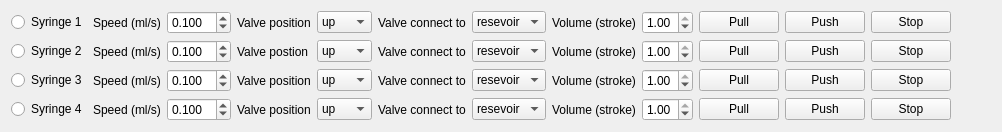
         <widget class="QWidget" name="tab_6">
          <attribute name="title">
           <string>Single_mode</string>
          </attribute>
          <layout class="QHBoxLayout" name="horizontalLayout_10">
           <item>
            <layout class="QGridLayout" name="gridLayout_2">
             <item row="3" column="6">
              <widget class="QComboBox" name="comboBox_valve_connection_4">
               <item>
                <property name="text">
                 <string>resevoir</string>
                </property>
               </item>
               <item>
                <property name="text">
                 <string>waste</string>
                </property>
               </item>
               <item>
                <property name="text">
                 <string>cell</string>
                </property>
               </item>
              </widget>
             </item>
             <item row="2" column="5">
              <widget class="QLabel" name="label_24">
               <property name="sizePolicy">
                <sizepolicy hsizetype="Fixed" vsizetype="Preferred">
                 <horstretch>0</horstretch>
                 <verstretch>0</verstretch>
                </sizepolicy>
               </property>
               <property name="text">
                <string>Valve connect to</string>
               </property>
              </widget>
             </item>
             <item row="2" column="6">
              <widget class="QComboBox" name="comboBox_valve_connection_3">
               <item>
                <property name="text">
                 <string>resevoir</string>
                </property>
               </item>
               <item>
                <property name="text">
                 <string>waste</string>
                </property>
               </item>
               <item>
                <property name="text">
                 <string>cell</string>
                </property>
               </item>
              </widget>
             </item>
             <item row="0" column="10">
              <widget class="QPushButton" name="pushButton_dispense_syringe_1">
               <property name="text">
                <string>Push</string>
               </property>
              </widget>
             </item>
             <item row="0" column="2">
              <widget class="QDoubleSpinBox" name="doubleSpinBox_speed_normal_mode_1">
               <property name="decimals">
                <number>3</number>
               </property>
               <property name="value">
                <double>0.100000000000000</double>
               </property>
              </widget>
             </item>
             <item row="0" column="8">
              <widget class="QDoubleSpinBox" name="doubleSpinBox_stroke_factor_1">
               <property name="maximum">
                <double>1.000000000000000</double>
               </property>
               <property name="singleStep">
                <double>0.100000000000000</double>
               </property>
               <property name="value">
                <double>1.000000000000000</double>
               </property>
              </widget>
             </item>
             <item row="3" column="10">
              <widget class="QPushButton" name="pushButton_dispense_syringe_4">
               <property name="text">
                <string>Push</string>
               </property>
              </widget>
             </item>
             <item row="2" column="9">
              <widget class="QPushButton" name="pushButton_fill_syringe_3">
               <property name="text">
                <string>Pull</string>
               </property>
              </widget>
             </item>
             <item row="0" column="7">
              <widget class="QLabel" name="label_22">
               <property name="text">
                <string>Volume (stroke)</string>
               </property>
              </widget>
             </item>
             <item row="1" column="7">
              <widget class="QLabel" name="label_35">
               <property name="text">
                <string>Volume (stroke)</string>
               </property>
              </widget>
             </item>
             <item row="1" column="0">
              <widget class="QRadioButton" name="radioButton_syringe_2">
               <property name="text">
                <string>Syringe 2</string>
               </property>
              </widget>
             </item>
             <item row="2" column="4">
              <widget class="QComboBox" name="comboBox_valve_port_3">
               <item>
                <property name="text">
                 <string>up</string>
                </property>
               </item>
               <item>
                <property name="text">
                 <string>left</string>
                </property>
               </item>
               <item>
                <property name="text">
                 <string>right</string>
                </property>
               </item>
              </widget>
             </item>
             <item row="2" column="1">
              <widget class="QLabel" name="label_36">
               <property name="sizePolicy">
                <sizepolicy hsizetype="Fixed" vsizetype="Preferred">
                 <horstretch>0</horstretch>
                 <verstretch>0</verstretch>
                </sizepolicy>
               </property>
               <property name="text">
                <string>Speed (ml/s)</string>
               </property>
              </widget>
             </item>
             <item row="3" column="8">
              <widget class="QDoubleSpinBox" name="doubleSpinBox_stroke_factor_4">
               <property name="maximum">
                <double>1.000000000000000</double>
               </property>
               <property name="singleStep">
                <double>0.100000000000000</double>
               </property>
               <property name="value">
                <double>1.000000000000000</double>
               </property>
              </widget>
             </item>
             <item row="3" column="1">
              <widget class="QLabel" name="label_37">
               <property name="sizePolicy">
                <sizepolicy hsizetype="Fixed" vsizetype="Preferred">
                 <horstretch>0</horstretch>
                 <verstretch>0</verstretch>
                </sizepolicy>
               </property>
               <property name="text">
                <string>Speed (ml/s)</string>
               </property>
              </widget>
             </item>
             <item row="2" column="3">
              <widget class="QLabel" name="label_38">
               <property name="sizePolicy">
                <sizepolicy hsizetype="Fixed" vsizetype="Preferred">
                 <horstretch>0</horstretch>
                 <verstretch>0</verstretch>
                </sizepolicy>
               </property>
               <property name="text">
                <string>Valve position</string>
               </property>
              </widget>
             </item>
             <item row="3" column="9">
              <widget class="QPushButton" name="pushButton_fill_syringe_4">
               <property name="text">
                <string>Pull</string>
               </property>
              </widget>
             </item>
             <item row="0" column="5">
              <widget class="QLabel" name="label_20">
               <property name="sizePolicy">
                <sizepolicy hsizetype="Fixed" vsizetype="Preferred">
                 <horstretch>0</horstretch>
                 <verstretch>0</verstretch>
                </sizepolicy>
               </property>
               <property name="text">
                <string>Valve connect to</string>
               </property>
              </widget>
             </item>
             <item row="3" column="7">
              <widget class="QLabel" name="label_41">
               <property name="text">
                <string>Volume (stroke)</string>
               </property>
              </widget>
             </item>
             <item row="2" column="2">
              <widget class="QDoubleSpinBox" name="doubleSpinBox_speed_normal_mode_3">
               <property name="decimals">
                <number>3</number>
               </property>
               <property name="value">
                <double>0.100000000000000</double>
               </property>
              </widget>
             </item>
             <item row="2" column="7">
              <widget class="QLabel" name="label_40">
               <property name="text">
                <string>Volume (stroke)</string>
               </property>
              </widget>
             </item>
             <item row="1" column="1">
              <widget class="QLabel" name="label_27">
               <property name="sizePolicy">
                <sizepolicy hsizetype="Fixed" vsizetype="Preferred">
                 <horstretch>0</horstretch>
                 <verstretch>0</verstretch>
                </sizepolicy>
               </property>
               <property name="text">
                <string>Speed (ml/s)</string>
               </property>
              </widget>
             </item>
             <item row="1" column="9">
              <widget class="QPushButton" name="pushButton_fill_syringe_2">
               <property name="text">
                <string>Pull</string>
               </property>
              </widget>
             </item>
             <item row="3" column="2">
              <widget class="QDoubleSpinBox" name="doubleSpinBox_speed_normal_mode_4">
               <property name="decimals">
                <number>3</number>
               </property>
               <property name="value">
                <double>0.100000000000000</double>
               </property>
              </widget>
             </item>
             <item row="1" column="2">
              <widget class="QDoubleSpinBox" name="doubleSpinBox_speed_normal_mode_2">
               <property name="decimals">
                <number>3</number>
               </property>
               <property name="value">
                <double>0.100000000000000</double>
               </property>
              </widget>
             </item>
             <item row="1" column="6">
              <widget class="QComboBox" name="comboBox_valve_connection_2">
               <item>
                <property name="text">
                 <string>resevoir</string>
                </property>
               </item>
               <item>
                <property name="text">
                 <string>waste</string>
                </property>
               </item>
               <item>
                <property name="text">
                 <string>cell</string>
                </property>
               </item>
              </widget>
             </item>
             <item row="1" column="5">
              <widget class="QLabel" name="label_23">
               <property name="sizePolicy">
                <sizepolicy hsizetype="Fixed" vsizetype="Preferred">
                 <horstretch>0</horstretch>
                 <verstretch>0</verstretch>
                </sizepolicy>
               </property>
               <property name="text">
                <string>Valve connect to</string>
               </property>
              </widget>
             </item>
             <item row="3" column="5">
              <widget class="QLabel" name="label_34">
               <property name="sizePolicy">
                <sizepolicy hsizetype="Fixed" vsizetype="Preferred">
                 <horstretch>0</horstretch>
                 <verstretch>0</verstretch>
                </sizepolicy>
               </property>
               <property name="text">
                <string>Valve connect to</string>
               </property>
              </widget>
             </item>
             <item row="0" column="6">
              <widget class="QComboBox" name="comboBox_valve_connection_1">
               <item>
                <property name="text">
                 <string>resevoir</string>
                </property>
               </item>
               <item>
                <property name="text">
                 <string>waste</string>
                </property>
               </item>
               <item>
                <property name="text">
                 <string>cell</string>
                </property>
               </item>
              </widget>
             </item>
             <item row="1" column="3">
              <widget class="QLabel" name="label_32">
               <property name="sizePolicy">
                <sizepolicy hsizetype="Fixed" vsizetype="Preferred">
                 <horstretch>0</horstretch>
                 <verstretch>0</verstretch>
                </sizepolicy>
               </property>
               <property name="text">
                <string>Valve postion</string>
               </property>
              </widget>
             </item>
             <item row="0" column="3">
              <widget class="QLabel" name="label_18">
               <property name="sizePolicy">
                <sizepolicy hsizetype="Fixed" vsizetype="Preferred">
                 <horstretch>0</horstretch>
                 <verstretch>0</verstretch>
                </sizepolicy>
               </property>
               <property name="text">
                <string>Valve position</string>
               </property>
              </widget>
             </item>
             <item row="1" column="10">
              <widget class="QPushButton" name="pushButton_dispense_syringe_2">
               <property name="text">
                <string>Push</string>
               </property>
              </widget>
             </item>
             <item row="0" column="4">
              <widget class="QComboBox" name="comboBox_valve_port_1">
               <item>
                <property name="text">
                 <string>up</string>
                </property>
               </item>
               <item>
                <property name="text">
                 <string>left</string>
                </property>
               </item>
               <item>
                <property name="text">
                 <string>right</string>
                </property>
               </item>
              </widget>
             </item>
             <item row="0" column="1">
              <widget class="QLabel" name="label_19">
               <property name="sizePolicy">
                <sizepolicy hsizetype="Fixed" vsizetype="Preferred">
                 <horstretch>0</horstretch>
                 <verstretch>0</verstretch>
                </sizepolicy>
               </property>
               <property name="text">
                <string>Speed (ml/s)</string>
               </property>
              </widget>
             </item>
             <item row="3" column="3">
              <widget class="QLabel" name="label_39">
               <property name="sizePolicy">
                <sizepolicy hsizetype="Fixed" vsizetype="Preferred">
                 <horstretch>0</horstretch>
                 <verstretch>0</verstretch>
                </sizepolicy>
               </property>
               <property name="text">
                <string>Valve position</string>
               </property>
              </widget>
             </item>
             <item row="3" column="4">
              <widget class="QComboBox" name="comboBox_valve_port_4">
               <item>
                <property name="text">
                 <string>up</string>
                </property>
               </item>
               <item>
                <property name="text">
                 <string>left</string>
                </property>
               </item>
               <item>
                <property name="text">
                 <string>right</string>
                </property>
               </item>
              </widget>
             </item>
             <item row="2" column="0">
              <widget class="QRadioButton" name="radioButton_syringe_3">
               <property name="text">
                <string>Syringe 3</string>
               </property>
              </widget>
             </item>
             <item row="0" column="9">
              <widget class="QPushButton" name="pushButton_fill_syringe_1">
               <property name="text">
                <string>Pull</string>
               </property>
              </widget>
             </item>
             <item row="1" column="8">
              <widget class="QDoubleSpinBox" name="doubleSpinBox_stroke_factor_2">
               <property name="maximum">
                <double>1.000000000000000</double>
               </property>
               <property name="singleStep">
                <double>0.100000000000000</double>
               </property>
               <property name="value">
                <double>1.000000000000000</double>
               </property>
              </widget>
             </item>
             <item row="2" column="8">
              <widget class="QDoubleSpinBox" name="doubleSpinBox_stroke_factor_3">
               <property name="maximum">
                <double>1.000000000000000</double>
               </property>
               <property name="singleStep">
                <double>0.100000000000000</double>
               </property>
               <property name="value">
                <double>1.000000000000000</double>
               </property>
              </widget>
             </item>
             <item row="3" column="0">
              <widget class="QRadioButton" name="radioButton_syringe_4">
               <property name="text">
                <string>Syringe 4</string>
               </property>
              </widget>
             </item>
             <item row="2" column="10">
              <widget class="QPushButton" name="pushButton_dispense_syringe_3">
               <property name="text">
                <string>Push</string>
               </property>
              </widget>
             </item>
             <item row="1" column="4">
              <widget class="QComboBox" name="comboBox_valve_port_2">
               <item>
                <property name="text">
                 <string>up</string>
                </property>
               </item>
               <item>
                <property name="text">
                 <string>left</string>
                </property>
               </item>
               <item>
                <property name="text">
                 <string>right</string>
                </property>
               </item>
              </widget>
             </item>
             <item row="0" column="0">
              <widget class="QRadioButton" name="radioButton_syringe_1">
               <property name="sizePolicy">
                <sizepolicy hsizetype="Fixed" vsizetype="Fixed">
                 <horstretch>0</horstretch>
                 <verstretch>0</verstretch>
                </sizepolicy>
               </property>
               <property name="text">
                <string>Syringe 1</string>
               </property>
              </widget>
             </item>
             <item row="0" column="11">
              <widget class="QPushButton" name="pushButton_stop_1">
               <property name="text">
                <string>Stop</string>
               </property>
              </widget>
             </item>
             <item row="1" column="11">
              <widget class="QPushButton" name="pushButton_stop_2">
               <property name="text">
                <string>Stop</string>
               </property>
              </widget>
             </item>
             <item row="2" column="11">
              <widget class="QPushButton" name="pushButton_stop_3">
               <property name="text">
                <string>Stop</string>
               </property>
              </widget>
             </item>
             <item row="3" column="11">
              <widget class="QPushButton" name="pushButton_stop_4">
               <property name="text">
                <string>Stop</string>
               </property>
              </widget>
             </item>
            </layout>
           </item>
           <item>
            <spacer name="horizontalSpacer">
             <property name="orientation">
              <enum>Qt::Horizontal</enum>
             </property>
             <property name="sizeHint" stdset="0">
              <size>
               <width>40</width>
               <height>20</height>
              </size>
             </property>
            </spacer>
           </item>
          </layout>
         </widget>
